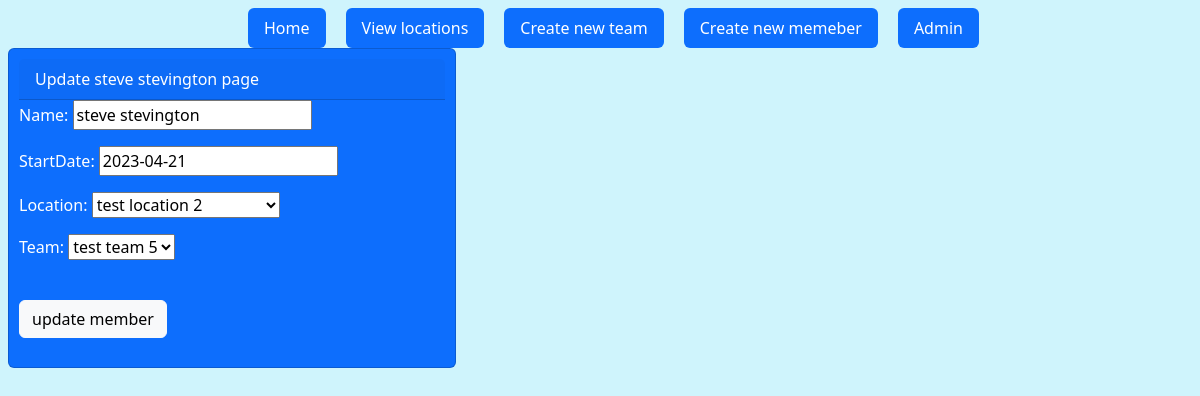
Page /member-update/7 on the committed database.
### teams/models.py (models this page shows, shortened)
class Member(models.Model):
    name = models.CharField(max_length=30)
    role = models.CharField(max_length=10, default="member")
    startDate = models.DateField(default = date.today())
    location = models.ForeignKey(Location, on_delete=models.CASCADE)
    team = models.ForeignKey(Team, on_delete=models.CASCADE)

class Location(models.Model):
    name = models.CharField(max_length=30)
    def __str__(self):
        return self.name

class Team(models.Model):
    name = models.CharField(max_length=30)
    location = models.ForeignKey(Location, on_delete=models.CASCADE)
    def __str__(self):
        return self.name

### teams/views.py (the view)
# urls.py: path("member-update/<int:id>", memberUpdate, name="memberUpdate"),
def memberUpdate(request, id):
    member = get_object_or_404(Member, pk=id)
    form = MemberForm(request.POST or None, instance=member)
    if form.is_valid():
        form.save()
        return redirect("home")
    return render(request, "teams/member-update.html", {"member": member,
                                                        "form": form})

### teams/templates/teams/member-update.html
{% extends "base.html" %} {% block content%}
<div
  class="card text-bg-primary mb-3"
  style="padding: 10px; max-width: 28rem; height: 20rem"
>
  <div class="card-text">
    <div class="card-header">Update {{member.name}} page</div>
    <form method="post">
      {% csrf_token %} {{ form.as_p }}
      <br />
      <button type="submit" class="btn btn-light">update member</button>
    </form>
  </div>
</div>
{% endblock %}

### rows in the picture
Member: name "steve stevington", startDate "2023-04-21", location "test location 2", team "test team 5"
